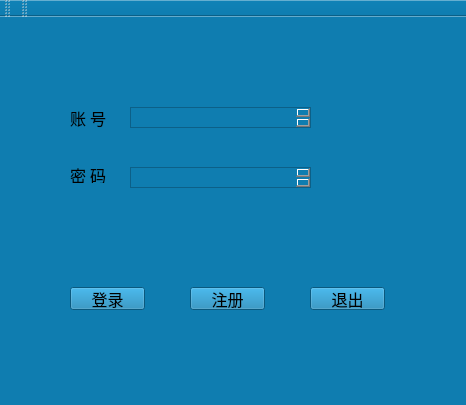
<?xml version="1.0" encoding="UTF-8"?>
<ui version="4.0">
 <class>Welcome</class>
 <widget class="QMainWindow" name="Welcome">
  <property name="geometry">
   <rect>
    <x>0</x>
    <y>0</y>
    <width>466</width>
    <height>405</height>
   </rect>
  </property>
  <property name="windowTitle">
   <string>welcome</string>
  </property>
  <property name="styleSheet">
   <string notr="true">background-color: rgb(15, 125, 176);</string>
  </property>
  <widget class="QWidget" name="centralWidget">
   <widget class="QLabel" name="acount">
    <property name="geometry">
     <rect>
      <x>70</x>
      <y>90</y>
      <width>41</width>
      <height>21</height>
     </rect>
    </property>
    <property name="font">
     <font>
      <family>Agency FB</family>
      <pointsize>12</pointsize>
     </font>
    </property>
    <property name="text">
     <string>账 号：</string>
    </property>
   </widget>
   <widget class="QLabel" name="password">
    <property name="geometry">
     <rect>
      <x>70</x>
      <y>150</y>
      <width>41</width>
      <height>16</height>
     </rect>
    </property>
    <property name="font">
     <font>
      <family>Agency FB</family>
      <pointsize>12</pointsize>
     </font>
    </property>
    <property name="text">
     <string>密 码：</string>
    </property>
   </widget>
   <widget class="QPlainTextEdit" name="input_account">
    <property name="geometry">
     <rect>
      <x>130</x>
      <y>90</y>
      <width>181</width>
      <height>21</height>
     </rect>
    </property>
   </widget>
   <widget class="QPlainTextEdit" name="input_password">
    <property name="geometry">
     <rect>
      <x>130</x>
      <y>150</y>
      <width>181</width>
      <height>21</height>
     </rect>
    </property>
   </widget>
   <widget class="QPushButton" name="login">
    <property name="geometry">
     <rect>
      <x>70</x>
      <y>270</y>
      <width>75</width>
      <height>23</height>
     </rect>
    </property>
    <property name="font">
     <font>
      <family>Agency FB</family>
      <pointsize>12</pointsize>
     </font>
    </property>
    <property name="text">
     <string>登录</string>
    </property>
   </widget>
   <widget class="QPushButton" name="register_2">
    <property name="geometry">
     <rect>
      <x>190</x>
      <y>270</y>
      <width>75</width>
      <height>23</height>
     </rect>
    </property>
    <property name="font">
     <font>
      <family>Agency FB</family>
      <pointsize>12</pointsize>
     </font>
    </property>
    <property name="text">
     <string>注册</string>
    </property>
   </widget>
   <widget class="QPushButton" name="legout">
    <property name="geometry">
     <rect>
      <x>310</x>
      <y>270</y>
      <width>75</width>
      <height>23</height>
     </rect>
    </property>
    <property name="font">
     <font>
      <family>Agency FB</family>
      <pointsize>12</pointsize>
     </font>
    </property>
    <property name="text">
     <string>退出</string>
    </property>
   </widget>
  </widget>
  <widget class="QToolBar" name="mainToolBar">
   <attribute name="toolBarArea">
    <enum>TopToolBarArea</enum>
   </attribute>
   <attribute name="toolBarBreak">
    <bool>false</bool>
   </attribute>
  </widget>
  <widget class="QToolBar" name="toolBar">
   <property name="windowTitle">
    <string>toolBar</string>
   </property>
   <attribute name="toolBarArea">
    <enum>TopToolBarArea</enum>
   </attribute>
   <attribute name="toolBarBreak">
    <bool>false</bool>
   </attribute>
  </widget>
 </widget>
 <layoutdefault spacing="6" margin="11"/>
 <resources/>
 <connections/>
</ui>
